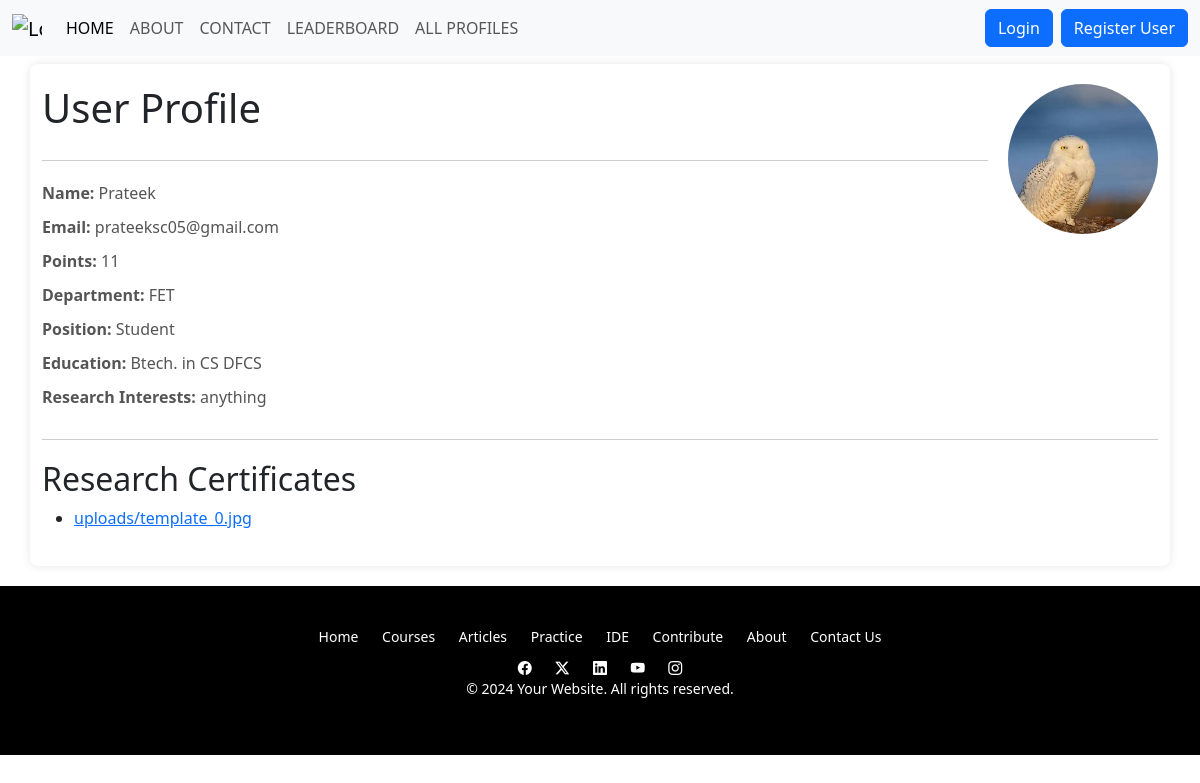
/user_profile/49/, run on the app's committed database.
### RPMS/models.py (models this page shows, shortened)
class UserProfile(models.Model):
    user = models.OneToOneField(User, on_delete=models.CASCADE)
    name = models.CharField(max_length=100, default=True)
    department = models.CharField(max_length=100, default=True)
    position = models.CharField(max_length=100, default=True)
    education = models.CharField(max_length=100, default=True)
    email = models.EmailField(unique=True, default=True)
    research_interests = models.CharField(max_length=255, default=True)
    profile_photo = models.ImageField(upload_to='profile_photo/', blank=True, null=True)
    points = models.IntegerField(default=0)

class UploadedFile(models.Model):
    user = models.ForeignKey(User, on_delete=models.CASCADE)
    file = models.FileField(upload_to='uploads/')
    uploaded_at = models.DateTimeField(auto_now_add=True)

### RPMS/views.py (the view)
# urls.py: path('user_profile/<int:user_id>/', views.user_profile, name='user_profile'),
def user_profile(request, user_id):
    y=get_object_or_404(User, pk=user_id)
    z=get_object_or_404(UserProfile, user=y)
    uploaded_files = UploadedFile.objects.filter(user=z.user)
    return render(request, 'RPMS/user_profile.html', {"z":z, 'uploaded_files': uploaded_files})

### RPMS/templates/RPMS/user_profile.html (shortened to what this page needs)
<!DOCTYPE html>
<html lang="en">
<head>
    <link rel="stylesheet" href="https://cdnjs.cloudflare.com/ajax/libs/font-awesome/5.15.4/css/all.min.css">
</head>
<body>
    {% include 'RPMS/Navbar.html'%}
    <div class="container mt-2">
        <section class="profile">
            <div class="profile-image">
                {% if z.profile_photo %}
                    <img src="{{ z.profile_photo.url }}" alt="Profile Photo">
                {% endif %}
            </div>
            <div class="profile-details">
                <h1>User Profile</h1>
                <div class="divider"></div>
                <p><strong>Name:</strong> {{ z.user.username }}</p>
                <p><strong>Email: </strong>{{ z.email }}</p>
                <p><strong>Points:</strong> {{ z.points }}</p>
                <p><strong>Department:</strong> {{ z.department }}</p>
                <p><strong>Position:</strong> {{ z.position }}</p>
                <p><strong>Education:</strong> {{ z.education }}</p>
                <p><strong>Research Interests:</strong> {{ z.research_interests }}</p>
            </div>
        </section>
        <section class="research-projects">
            <div class="divider"></div>
            <h2>Research Certificates</h2>
            <ul>
                {% for file in uploaded_files %}
                <li><a href="{{ file.file.url }}" target="_blank">{{ file.file.name }}</a></li>
                {% endfor %}
            </ul>
        </section>
    </div>
    <footer class="bottom">
        {% include 'RPMS/footer.html'%}
    </footer>
</body>
</html>

### RPMS/templates/RPMS/navbar.html (shortened to what this page needs)
<!DOCTYPE html>
<html lang="en">
<head>
    <link href="https://cdn.jsdelivr.net/npm/bootstrap@5.3.2/dist/css/bootstrap.min.css" rel="stylesheet"
>
</head>
<body>
    <nav class="navbar navbar-expand-lg bg-body-tertiary">
        <div class="container-fluid">
            <a class="navbar-brand" href="#">
                <img src="https://i.ibb.co/0yHxBzx/logo.png" alt="Logo" width="30" height="24"
                    class="d-inline-block align-text-top"></a>
            <div class="collapse navbar-collapse" id="navbarSupportedContent">
                <ul class="navbar-nav me-auto mb-2 mb-lg-0">
                    <li class="nav-item">
                        <a class="nav-link active" aria-current="page" href="/">HOME</a>
                    </li>
                    <li class="nav-item">
                        <a class="nav-link" href="/aboutus">ABOUT</a>
                    </li>
                    <li class="nav-item">
                        <a class="nav-link" href="/contact">CONTACT</a>
                    </li>
                    <li class="nav-item">
                        <a class="nav-link" href="/leaderboard">LEADERBOARD</a>
                    </li>
                    <li class="nav-item">
                        <a class="nav-link" href="/allprofiles">ALL PROFILES</a>
                    </li>
                </ul>
                {% if user.is_authenticated %}
                <ul class="navbar-nav me-2 mb-2 mb-lg-0">
                    <li class="nav-item">
                        <p class="nav-link" style="color: black;">Welcome {{ user.username }}</p>
                    </li>
                    <li class="nav-item">
                        <a class="nav-link" href="{% url 'profile' %}">Profile</a>
                    </li>
                    <li class="nav-item">
                        <a class="btn btn-primary" href="{% url 'logoutuser' %}">Logout</a>
                    </li>
                </ul>
                {% else %}
                <form class="px-2" action="{% url 'loginuser' %}" method="get">
                    <button class="btn btn-primary" type="submit">Login</button>
                </form>
                <form action="{% url 'registration' %}" method="get">
                    <button class="btn btn-primary" type="submit">Register User</button>
                </form>
                {% endif %}
            </div>
        </div>
    </nav>
</body>
</html>

### RPMS/templates/RPMS/footer.html (shortened to what this page needs)
<!DOCTYPE html>
<html lang="en">
<head>
<link href="https://cdn.jsdelivr.net/npm/bootstrap@5.3.2/dist/css/bootstrap.min.css" rel="stylesheet">
<link rel="stylesheet" href="https://cdn.jsdelivr.net/npm/bootstrap-icons@1.11.3/font/bootstrap-icons.min.css">
</head>
<body>
<footer>
    <div class="footer-links">
        <a href="/">Home</a>
        <a href="#">Courses</a>
        <a href="#">Articles</a>
        <a href="#">Practice</a>
        <a href="#">IDE</a>
        <a href="#">Contribute</a>
        <a href="/aboutus">About</a>
        <a href="/contact">Contact Us</a>
    </div>
    <div class="footer-social">
        <a href="https://www.facebook.com/MRUFaridabad" target="_blank"><i class="bi bi-facebook"></i></a>
        <a href="https://twitter.com/manav_rachna" target="_blank"><i class="bi bi-twitter-x"></i></a>
        <a href="https://www.linkedin.com/school/manav-rachna-educational-institutions/" target="_blank"><i class="bi bi-linkedin"></i></a>
        <a href="https://www.youtube.com/user/mriuuni" target="_blank"><i class="bi bi-youtube"></i></a>
        <a href="https://www.instagram.com/manav_rachna/" target="_blank"><i class="bi bi-instagram"></i></a>
    </div>
    <p>&copy; 2024 Your Website. All rights reserved.</p>
</footer>
</body>
</html>

### RPMS/templates/RPMS/user_profile.html (style rules this page uses)
* { box-sizing: border-box; margin: 0; padding: 0; }
body { font-family: Arial, sans-serif; background-color: #f7f7f7; }
.container { max-width: 800px; margin: 0 auto; background-color: #fff; border-radius: 8px; box-shadow: 0 0 10px rgba(0, 0, 0, 0.1); padding: 20px; overflow: hidden; }
.profile { overflow: hidden; }
.profile-image { float: right; margin-left: 20px; border-radius: 50%; overflow: hidden; width: 150px; height: 150px; }
.profile-image img { width: 100%; height: 100%; object-fit: cover; }
.profile-details { overflow: hidden; }
.profile-details p { margin: 10px 0; font-size: 16px; color: #555; }
.divider { border-bottom: 1px solid #ccc; margin-bottom: 20px; padding-bottom: 20px; }
.bottom { margin-top: 20px; text-align: center; color: #666; }
.bottom a { color: #666; text-decoration: none; transition: color 0.3s ease; }

### RPMS/templates/RPMS/footer.html (style rules this page uses)
footer { background-color: #000000; padding: 20px 0; text-align: center; font-size: 14px; color: #ffffff; }
.footer-links { margin-bottom: 10px; }
.footer-links a { text-decoration: none; margin: 0 10px; color: #ffffff; }
.footer-social { margin-top: 10px; }
.footer-social a { display: inline-block; margin: 0 10px; color: #ffffff; text-decoration: none; transition: color 0.3s ease; }

### data on the page
UserProfile: profile_photo (picture), user.username "Prateek", email "prateeksc05@gmail.com", points "11", department "FET", position "Student", education "Btech. in CS DFCS", research_interests "anything"
UploadedFile: file.name "uploads/template_0.jpg"
